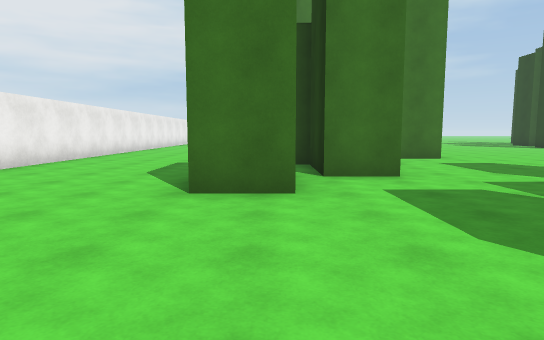
view 1 (above)

24 first-person views from a walk through a scene from a Unity 3-D project. The camera is 1.4 m above the floor, tilts 6° down and sees 75° across. The floor is counted in squares, 2 m on a side. Each view is taken from the middle of a square. On the plan, view 1 faces up. The plan holds only what a view shows up to about 11 squares ahead; the rest is blank. The place goes on beyond the plan. The player is left out. Surface patterns are stand-ins for the level's own textures.

view 2
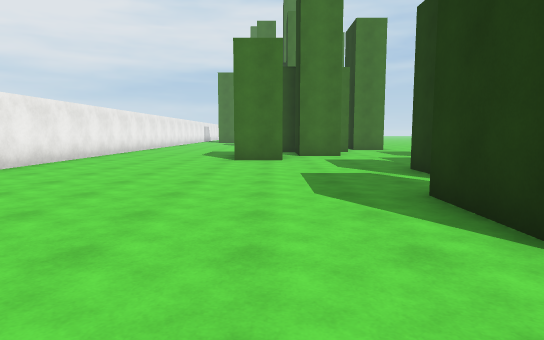

view 3
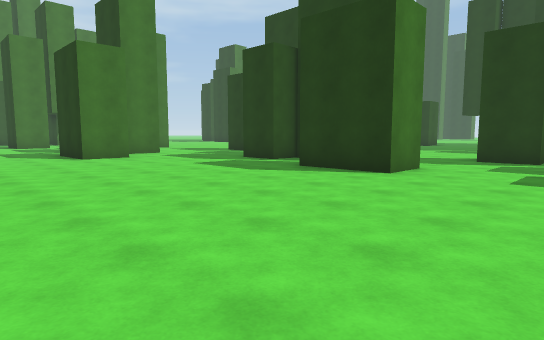

view 4
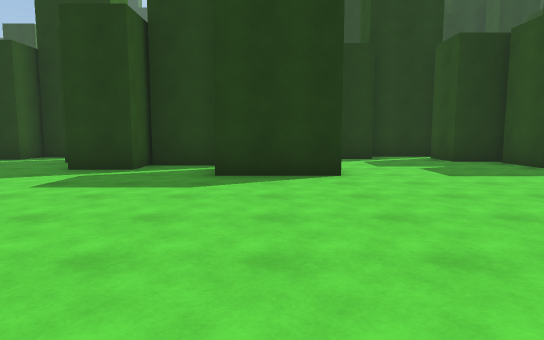

view 5
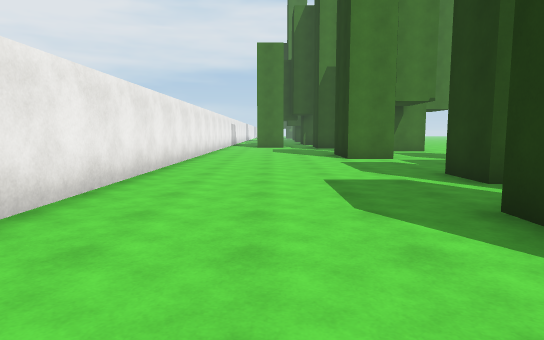

view 6
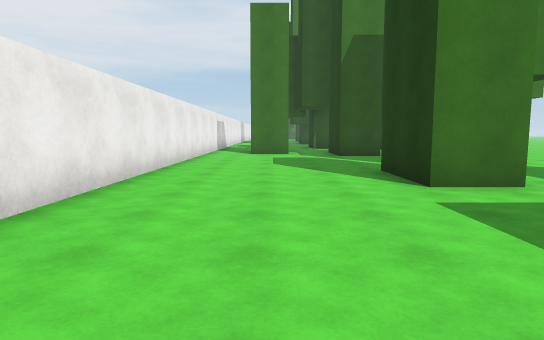

view 7
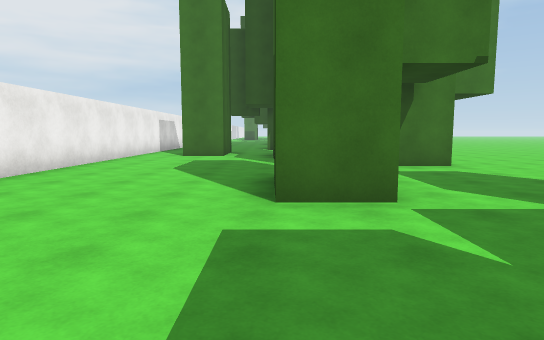

view 8
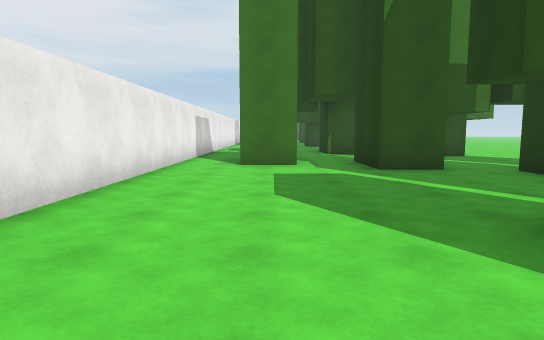

view 9
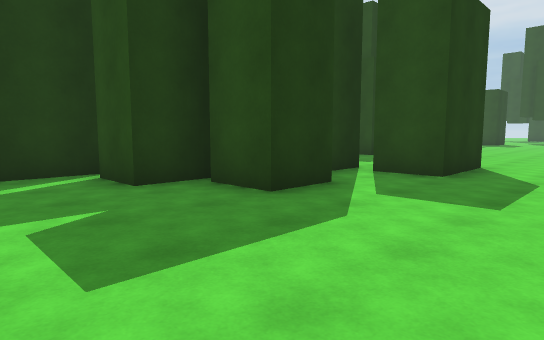

view 10
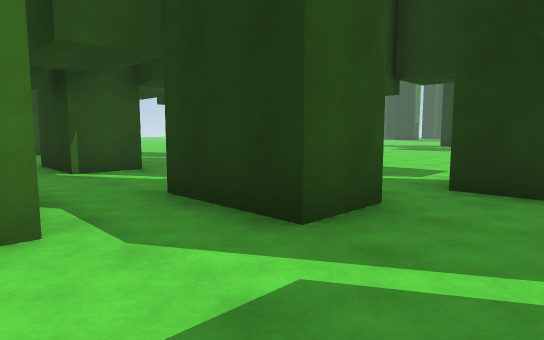

view 11
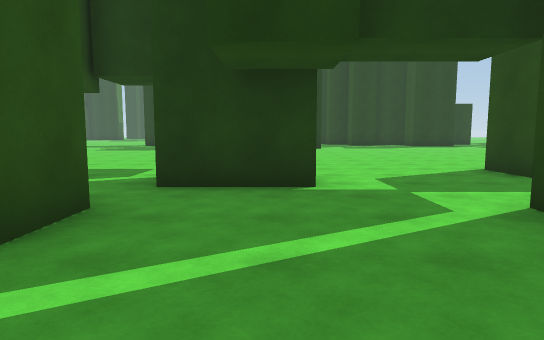

view 12
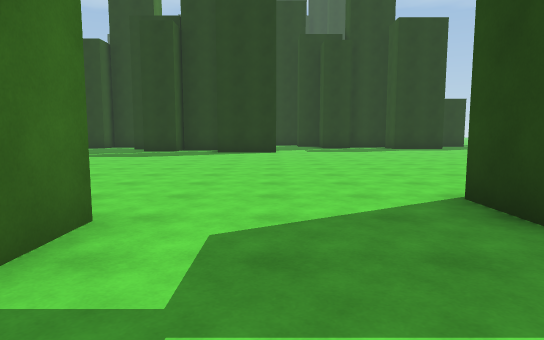

view 13
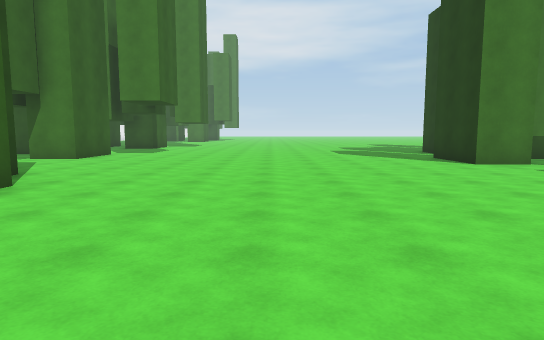

view 14
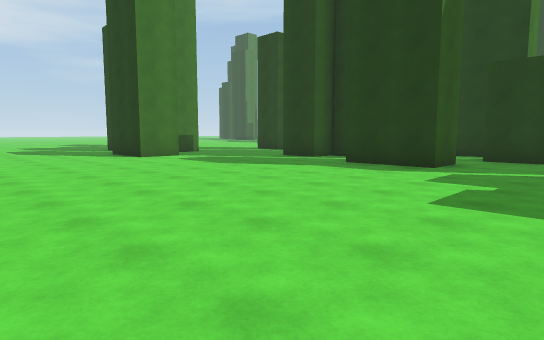

view 15
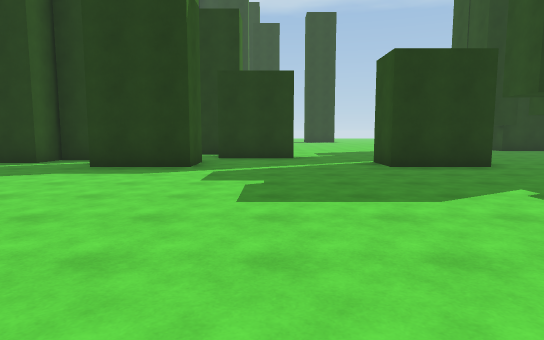

view 16
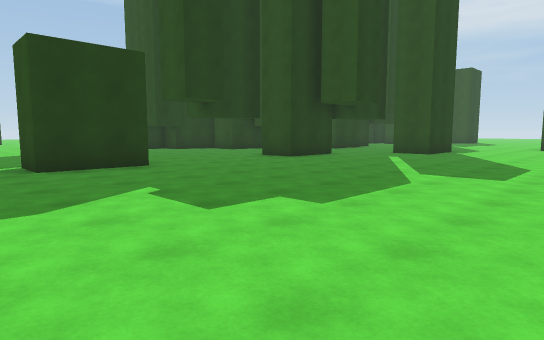

view 17
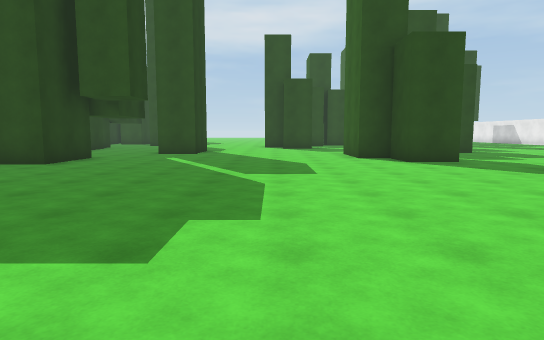

view 18
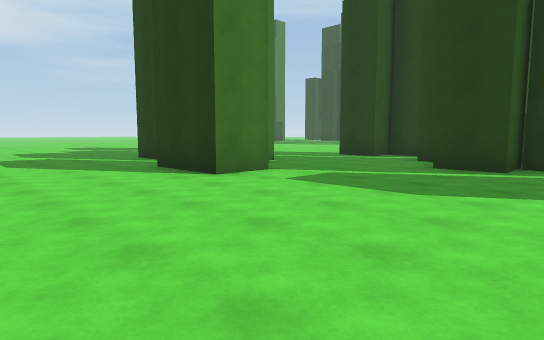

view 19
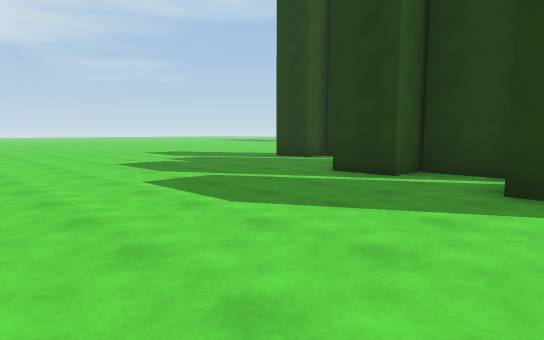

view 20
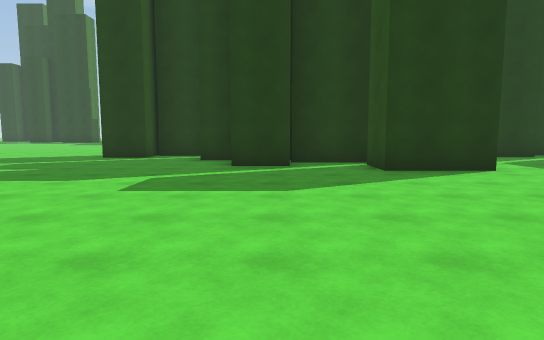

view 21
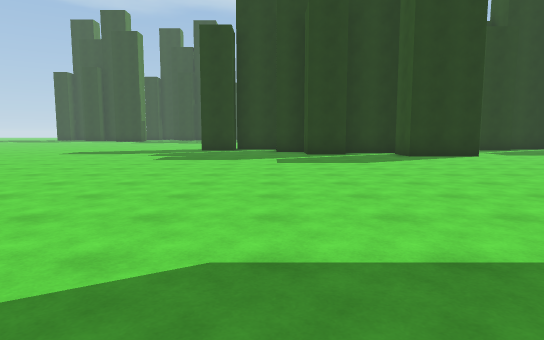

view 22
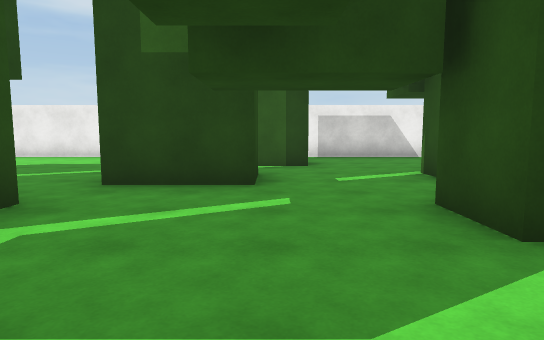

view 23
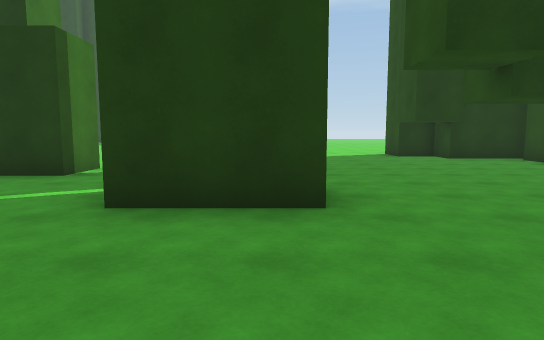

view 24
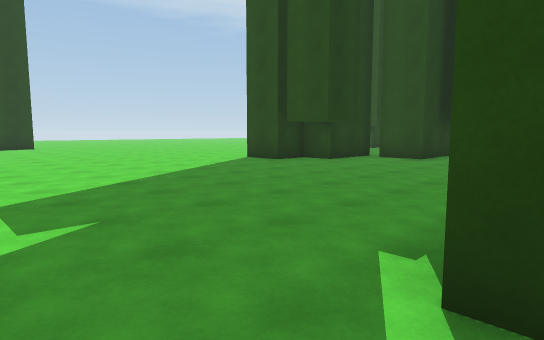

### Floor plan
Points are (right, up) in squares from view 1. A wall is a line through its corners. A room is listed if a view was taken in it or the views show most of it. See-through windows are left out.
Room 1 (views 1, 2, 3, 4, 5, 6, 7, 8, 9, 10, 11, 12)
walls: (0.4, 4) (-1, 4) (-1, 6.1) (0.4, 6.1); (0.8, 5.7) (0.8, 7.8) (0, 7.8) (0, 9) (1.2, 9); (1.5, 8.8) (1.5, 10); (3.9, 0.6) (2.7, 0.6) (2.7, 1.9); (0.4, 12.5) (-1, 12.5) (-1, 14.6); (3.6, -0.9) (3.6, 0.6); (3, -3.1) (1.8, -3.1) (1.8, -1); (1.5, 16.4) (1.5, 18.5); (0.3, 18.7) (-1, 18.7); (6.4, -6.5) (6.4, -4.8); (-2.5, 19.7) (-3.8, 19.7); (-5.2, 19.4) (-5.2, 1.8)
ways out: opening at (1.5, 3) to room 2; opening at (1.6, 14.3) to room 2; opening at (4.5, -4) to room 2; opening at (-4, 20.5); opening at (-2, 20.5)
Room 2 (views 13, 14, 15, 16, 17, 18, 19, 20, 21, 22, 23, 24)
walls: (17.5, 11.4) (16.2, 11.4) (16.2, 12.8); (17, 10.5) (17, 11.4); (17.8, 13.2) (17.8, 13.8); (19.6, 14.4) (19.6, 15.4) (18.7, 15.4) (18.7, 16); (16.5, 7.8) (15.3, 7.8) (15.3, 9.8); (19, 5.4) (17.8, 5.4) (17.8, 7.5); (15.6, 16.4) (14.9, 16.4); (13.9, 14.9) (12.5, 14.9) (12.5, 16.9) (13.8, 16.9); (14.3, 16.8) (14.3, 18.5); (15.3, 1.4) (15.3, 3.6) (16.5, 3.6); (14.6, 18.7) (13.5, 18.7) (13.5, 19.9); (15, 20) (15, 20.9); (16.8, 21.1) (16.8, 22.6) (16, 22.6) (16, 23.9); (21.6, -5) (21.6, -2.8) (22.5, -2.8) (22.5, -1.8) (23.9, -1.8); (6.1, 3.9) (6.1, 4.5) (5.2, 4.5) (5.2, 5.1); (15, -5) (15, -2.8) (16.1, -2.8); (4.6, 9.6) (3.3, 9.6) (3.3, 11.2); (19.8, -6.5) (19.8, -4.4) (21.1, -4.4); (2.4, 13) (3.8, 13); (2.1, 5.7) (0.8, 5.7); (1.5, 10) (2.9, 10); (2.8, 18.1) (2.8, 16.4) (1.5, 16.4); (6.4, -4.8) (7.6, -4.8) (7.6, -6.1); (5.5, -4.8) (5.5, -3.5) (6.7, -3.5) (6.7, -4.8); (2.9, 22.6) (1.5, 22.6); (0.3, 20.8) (0.3, 18.7)
ways out: opening at (1.5, 3) to room 1; opening at (1.6, 14.3) to room 1; opening at (4.5, -4) to room 1; opening at (-0.5, 22.5); opening at (1, 24); opening at (17, 7)

Where each view was taken, in squares from view 1:
view 1: 0 up, 0 right, facing up
view 2: 5 down, 0 right, facing up
view 3: 6 down, 4 left, facing up-right
view 4: 2 down, 4 left, facing right
view 5: 3 up, 3 left, facing up
view 6: 8 up, 3 left, facing up
view 7: 9 up, 1 left, facing up
view 8: 12 up, 3 left, facing up
view 9: 12 up, 3 left, facing down-right
view 10: 17 up, 3 left, facing up-right
view 11: 17 up, 3 left, facing right
view 12: 15 up, 0 right, facing right
view 13: 7 up, 8 right, facing up
view 14: 5 up, 8 right, facing up-right
view 15: 6 up, 8 right, facing right
view 16: 5 up, 8 right, facing down-right
view 17: 5 up, 10 right, facing down
view 18: 10 up, 9 right, facing up-right
view 19: 16 up, 8 right, facing up-right
view 20: 19 up, 6 right, facing right
view 21: 21 up, 2 right, facing right
view 22: 21 up, 5 right, facing left
view 23: 2 up, 12 right, facing right
view 24: 5 up, 16 right, facing down-right
